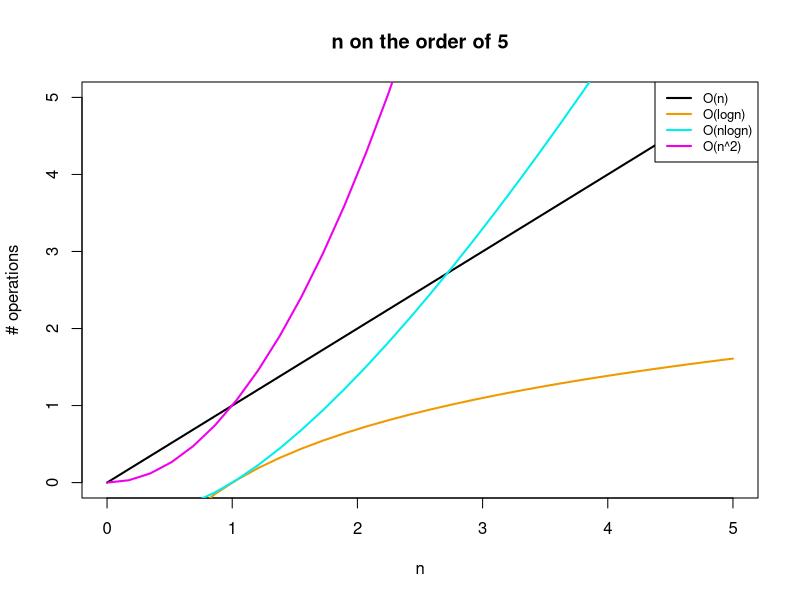

Here is the R script that generated this plot:
#### Python presentation
#### Plots of n, nlogn, n^2, logn


bigOplots = function(nmax){
  
  if (nmax <= 40){
    nmin = 0
  }
  else {
    nmin = 1
  }
  
  
  n = seq(nmin, nmax, length.out = 30)
  ylin = n
  ylog = log(n)
  ysq = n^2
  ynlogn = n*log(n)
  
  plot(n, ylin, type = 'l',
       lwd = 2,
       main = paste("n on the order of", format(nmax, scientific = F)),
       xlim = c(nmin,nmax),
       ylim=c(nmin, nmax),
       xlab = 'n',
       ylab = "# operations")
  lines(n, ylog, col = 'orange2', lwd = 2)
  lines(n, ynlogn, col = 'cyan2', lwd = 2)
  lines(n, ysq, col = 'magenta2', lwd = 2)
  
  legendposition = "topright"
  
  legend(legendposition, c('O(n)', 'O(logn)', 'O(nlogn)', 'O(n^2)'), lty = c(1,1,1,1),
         col = c('black', 'orange2', 'cyan2', 'magenta2'),
         lwd = c(2,2,2,2),
         cex = 0.8)
}

bigOplots(5)
